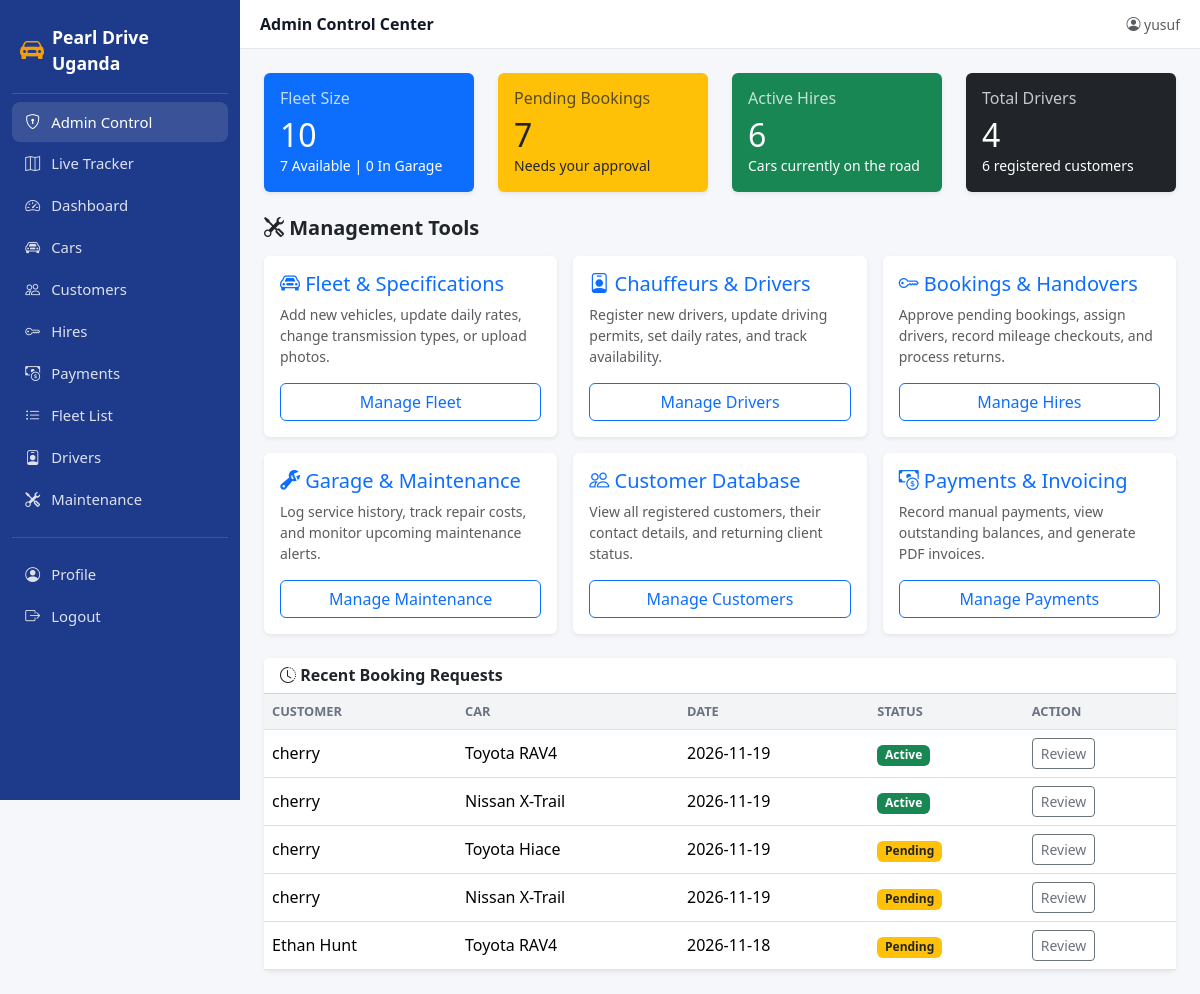
/admin_control/ (signed in), run on the app's committed database.
### car/models.py (models this page shows, shortened)
class Hiring(models.Model):
    SERVICE = [("S", "Self-drive"), ("C", "Chauffeur")]
    STATUS = [
        ("P", "Pending"),
        ("A", "Active"),
        ("C", "Completed"),
    ]
    PICKUP_CHOICES = [
        ("KLA", "Kampala Office"),
        ("EBB", "Entebbe Airport"),
        ("HTL", "Hotel Delivery"),
    ]
    hire_date = models.DateField()
    customer = models.ForeignKey(Customer, on_delete=models.CASCADE)
    car = models.ForeignKey(Car, on_delete=models.CASCADE)
    driver = models.ForeignKey(
        Driver, on_delete=models.SET_NULL,
        null=True, blank=True,
        help_text="Required for chauffeur hires",
    )
    number_of_days = models.IntegerField(default=1)
    service_type = models.CharField(max_length=1, choices=SERVICE, default="S")
    status = models.CharField(max_length=1, choices=STATUS, default="A")
    pickup_location = models.CharField(max_length=3, choices=PICKUP_CHOICES, default="KLA")
    discount_applied = models.BooleanField(default=False)
    amount_to_be_paid = models.IntegerField(editable=False, default=0)
    start_mileage = models.IntegerField(null=True, blank=True, help_text="Odometer reading at pickup")
    start_fuel = models.IntegerField(null=True, blank=True, help_text="Fuel level at pickup (%)")
    start_photo = models.ImageField(upload_to="handovers/start/", null=True, blank=True)
    end_mileage = models.IntegerField(null=True, blank=True, help_text="Odometer reading at return")
    end_fuel = models.IntegerField(null=True, blank=True, help_text="Fuel level at return (%)")
    end_photo = models.ImageField(upload_to="handovers/end/", null=True, blank=True)

class Customer(models.Model):
    customer_name = models.CharField(max_length=80)
    contact = models.CharField(max_length=50, default="N/A")
    address = models.CharField(max_length=120, default="N/A")
    email = models.EmailField(blank=True, default="")
    is_returning = models.BooleanField(default=False, help_text="Checked automatically if customer has hired before.")

class Car(models.Model):
    TRANSMISSION = [("M", "Manual"), ("A", "Automatic")]
    STATUS = [("A", "Available"), ("T", "Taken"), ("M", "Maintenance")]
    plate_no = models.CharField(max_length=50, unique=True)
    make = models.CharField(max_length=30)
    car_Model = models.CharField(max_length=50)
    capacity = models.IntegerField(null=True, blank=True)
    transmission = models.CharField(max_length=2, choices=TRANSMISSION)
    price_per_day = models.IntegerField(null=True, blank=True)
    status = models.CharField(max_length=2, choices=STATUS, default="A")
    image = models.ImageField(upload_to="cars/", null=True, blank=True)
    features = models.CharField(max_length=255, blank=True, help_text="e.g., Pop-up roof, Rooftop tent, 4x4")
    class Meta:
        verbose_name_plural = "Cars"
        ordering = ["make", "car_Model"]

### car/views.py (the view)
# urls.py: path("admin_control/", views.admin_control_view, name="admin_control_page"),
@login_required
def admin_control_view(request):
    context = {
        "total_cars": Car.objects.count(),
        "available_cars": Car.objects.filter(status="A").count(),
        "cars_in_garage": Car.objects.filter(status="M").count(),
        "total_drivers": Driver.objects.count(),
        "total_customers": Customer.objects.count(),
        "pending_hires": Hiring.objects.filter(status="P").count(),
        "active_hires": Hiring.objects.filter(status="A").count(),
        "recent_hires": Hiring.objects.order_by('-id')[:5], # Last 5 bookings
    }
    return render(request, "admin_control.html", context)

### car/templates/admin_control.html
{% extends 'base.html' %}
{% block page_title %}Admin Control Center{% endblock %}
{% block content %}
<div class="row g-4 mb-4">
  <div class="col-md-3">
    <div class="card p-3 shadow-sm border-0 bg-primary text-white">
      <h6 class="opacity-75">Fleet Size</h6>
      <h2 class="mb-0">{{ total_cars }}</h2>
      <small>{{ available_cars }} Available | {{ cars_in_garage }} In Garage</small>
    </div>
  </div>
  <div class="col-md-3">
    <div class="card p-3 shadow-sm border-0 bg-warning text-dark">
      <h6 class="opacity-75">Pending Bookings</h6>
      <h2 class="mb-0">{{ pending_hires }}</h2>
      <small>Needs your approval</small>
    </div>
  </div>
  <div class="col-md-3">
    <div class="card p-3 shadow-sm border-0 bg-success text-white">
      <h6 class="opacity-75">Active Hires</h6>
      <h2 class="mb-0">{{ active_hires }}</h2>
      <small>Cars currently on the road</small>
    </div>
  </div>
  <div class="col-md-3">
    <div class="card p-3 shadow-sm border-0 bg-dark text-white">
      <h6 class="opacity-75">Total Drivers</h6>
      <h2 class="mb-0">{{ total_drivers }}</h2>
      <small>{{ total_customers }} registered customers</small>
    </div>
  </div>
</div>
<h5 class="mb-3 fw-bold"><i class="bi bi-tools"></i> Management Tools</h5>
<div class="row g-3 mb-4">
  <div class="col-md-4">
    <div class="card shadow-sm border-0 h-100">
      <div class="card-body">
        <h5 class="card-title text-primary"><i class="bi bi-car-front"></i> Fleet & Specifications</h5>
        <p class="card-text text-muted small">Add new vehicles, update daily rates, change transmission types, or upload photos.</p>
        <a href="{% url 'add_car_page' %}" class="btn btn-outline-primary w-100">Manage Fleet</a>
      </div>
    </div>
  </div>
  <div class="col-md-4">
    <div class="card shadow-sm border-0 h-100">
      <div class="card-body">
        <h5 class="card-title text-primary"><i class="bi bi-person-badge"></i> Chauffeurs & Drivers</h5>
        <p class="card-text text-muted small">Register new drivers, update driving permits, set daily rates, and track availability.</p>
        <a href="{% url 'add_driver_page' %}" class="btn btn-outline-primary w-100">Manage Drivers</a>
      </div>
    </div>
  </div>
  <div class="col-md-4">
    <div class="card shadow-sm border-0 h-100">
      <div class="card-body">
        <h5 class="card-title text-primary"><i class="bi bi-key"></i> Bookings & Handovers</h5>
        <p class="card-text text-muted small">Approve pending bookings, assign drivers, record mileage checkouts, and process returns.</p>
        <a href="{% url 'add_hiring_page' %}" class="btn btn-outline-primary w-100">Manage Hires</a>
      </div>
    </div>
  </div>
  <div class="col-md-4">
    <div class="card shadow-sm border-0 h-100">
      <div class="card-body">
        <h5 class="card-title text-primary"><i class="bi bi-wrench-adjustable"></i> Garage & Maintenance</h5>
        <p class="card-text text-muted small">Log service history, track repair costs, and monitor upcoming maintenance alerts.</p>
        <a href="{% url 'add_maintenance_page' %}" class="btn btn-outline-primary w-100">Manage Maintenance</a>
      </div>
    </div>
  </div>
  <div class="col-md-4">
    <div class="card shadow-sm border-0 h-100">
      <div class="card-body">
        <h5 class="card-title text-primary"><i class="bi bi-people"></i> Customer Database</h5>
        <p class="card-text text-muted small">View all registered customers, their contact details, and returning client status.</p>
        <a href="{% url 'add_customer_page' %}" class="btn btn-outline-primary w-100">Manage Customers</a>
      </div>
    </div>
  </div>
  <div class="col-md-4">
    <div class="card shadow-sm border-0 h-100">
      <div class="card-body">
        <h5 class="card-title text-primary"><i class="bi bi-cash-coin"></i> Payments & Invoicing</h5>
        <p class="card-text text-muted small">Record manual payments, view outstanding balances, and generate PDF invoices.</p>
        <a href="{% url 'add_payment_page' %}" class="btn btn-outline-primary w-100">Manage Payments</a>
      </div>
    </div>
  </div>
</div>
<div class="card shadow-sm border-0">
  <div class="card-header bg-white">
    <h6 class="mb-0 fw-bold"><i class="bi bi-clock-history"></i> Recent Booking Requests</h6>
  </div>
  <div class="table-responsive">
    <table class="table table-hover align-middle mb-0">
      <thead>
        <tr>
          <th>Customer</th><th>Car</th><th>Date</th><th>Status</th><th>Action</th>
        </tr>
      </thead>
      <tbody>
        {% for hire in recent_hires %}
        <tr>
          <td>{{ hire.customer.customer_name }}</td>
          <td>{{ hire.car.make }} {{ hire.car.car_Model }}</td>
          <td>{{ hire.hire_date|date:"Y-m-d" }}</td>
          <td>
            {% if hire.status == 'P' %}<span class="badge bg-warning text-dark">Pending</span>
            {% elif hire.status == 'A' %}<span class="badge bg-success">Active</span>
            {% else %}<span class="badge bg-secondary">Completed</span>{% endif %}
          </td>
          <td>
            <a href="{% url 'add_hiring_page' %}" class="btn btn-sm btn-outline-secondary">Review</a>
          </td>
        </tr>
        {% empty %}
        <tr><td colspan="5" class="text-center text-muted py-3">No recent bookings.</td></tr>
        {% endfor %}
      </tbody>
    </table>
  </div>
</div>
{% endblock %}

### car/templates/base.html (shortened to what this page needs)
{% load static crispy_forms_tags %}
<!DOCTYPE html>
<html lang="en">
<head>
  <link href="https://cdn.jsdelivr.net/npm/bootstrap@5.3.3/dist/css/bootstrap.min.css" rel="stylesheet">
  <link href="https://cdn.jsdelivr.net/npm/bootstrap-icons@1.11.3/font/bootstrap-icons.css" rel="stylesheet">
</head>
<body>
<aside class="pdu-sidebar" id="pduSidebar">
  <a class="brand" href="{% url 'index_page' %}">
    <i class="bi bi-car-front-fill fs-4"></i>
    <span>Pearl Drive Uganda</span>
  </a>
  <nav class="nav flex-column mt-2">
    <a class="nav-link {% if request.resolver_match.url_name == 'admin_control_page' %}active{% endif %}"
       href="{% url 'admin_control_page' %}">
      <i class="bi bi-shield-lock"></i> Admin Control
    </a>
    <a class="nav-link {% if request.resolver_match.url_name == 'fleet_map_page' %}active{% endif %}"
      href="{% url 'fleet_map_page' %}">
      <i class="bi bi-map"></i> Live Tracker
    </a>
    <a class="nav-link {% if request.resolver_match.url_name == 'index_page' %}active{% endif %}"
       href="{% url 'index_page' %}">
      <i class="bi bi-speedometer2"></i> Dashboard
    </a>
    <a class="nav-link {% if request.resolver_match.url_name == 'add_car_page' %}active{% endif %}"
       href="{% url 'add_car_page' %}">
      <i class="bi bi-car-front"></i> Cars
    </a>
    <a class="nav-link {% if request.resolver_match.url_name == 'add_customer_page' %}active{% endif %}"
       href="{% url 'add_customer_page' %}">
      <i class="bi bi-people"></i> Customers
    </a>
    <a class="nav-link {% if request.resolver_match.url_name == 'add_hiring_page' %}active{% endif %}"
       href="{% url 'add_hiring_page' %}">
      <i class="bi bi-key"></i> Hires
    </a>
    <a class="nav-link {% if request.resolver_match.url_name == 'add_payment_page' %}active{% endif %}"
       href="{% url 'add_payment_page' %}">
      <i class="bi bi-cash-coin"></i> Payments
    </a>
    <a class="nav-link {% if request.resolver_match.url_name == 'car_List_page' %}active{% endif %}"
       href="{% url 'car_List_page' %}">
      <i class="bi bi-list-ul"></i> Fleet List
    </a>
    <a class="nav-link {% if request.resolver_match.url_name == 'add_driver_page' %}active{% endif %}"
       href="{% url 'add_driver_page' %}">
      <i class="bi bi-person-badge"></i> Drivers
    </a>
    <a class="nav-link {% if request.resolver_match.url_name == 'add_maintenance_page' %}active{% endif %}"
       href="{% url 'add_maintenance_page' %}">
      <i class="bi bi-tools"></i> Maintenance
    </a>
    <hr class="text-white-50 my-3">
    <a class="nav-link {% if request.resolver_match.url_name == 'profiles_page' %}active{% endif %}"
       href="{% url 'profiles_page' %}">
      <i class="bi bi-person-circle"></i> Profile
    </a>
    {% if user.is_authenticated %}
    <form method="post" action="{% url 'logout' %}" class="m-0">
      <button type="submit" class="nav-link w-100 text-start bg-transparent border-0">
        <i class="bi bi-box-arrow-right"></i> Logout
      </button>
    </form>
    {% else %}
    <a class="nav-link" href="{% url 'login' %}">
      <i class="bi bi-box-arrow-in-right"></i> Login
    </a>
    {% endif %}
  </nav>
</aside>
<div class="pdu-main">
  <header class="pdu-topbar">
    <div class="d-flex align-items-center gap-3">
      <div class="title">{% block page_title %}Dashboard{% endblock %}</div>
    </div>
    <div class="d-flex align-items-center gap-3">
      {% if user.is_authenticated %}
        <span class="text-muted small">
          <i class="bi bi-person-circle"></i> {{ user.username }}
        </span>
      {% else %}
        <a class="btn btn-sm btn-primary" href="{% url 'login' %}">Sign in</a>
        <a class="btn btn-sm btn-outline-primary" href="{% url 'sign_in_page' %}">Register</a>
      {% endif %}
    </div>
  </header>
  <main class="pdu-content">
    {% block content %}{% endblock %}
  </main>
</div>
</body>
</html>

### car/templates/base.html (style rules this page uses)
:root { --pdu-primary: #1e3a8a; --pdu-accent: #f59e0b; --pdu-bg: #f5f7fb; }
body { background: var(--pdu-bg); }
.pdu-sidebar { background: var(--pdu-primary); color: #fff; min-height: 100vh; width: 240px; position: fixed; top: 0; left: 0; padding: 1rem .75rem; z-index: 1030; transition: transform .2s ease; }
.pdu-sidebar .brand { display: flex; align-items: center; gap: .5rem; font-weight: 700; font-size: 1.1rem; padding: .5rem .5rem 1rem; border-bottom: 1px solid rgba(255,255,255,.15); color: #fff; text-decoration: none; }
.pdu-sidebar .brand i { color: var(--pdu-accent); }
.pdu-sidebar .nav-link { color: rgba(255,255,255,.85); padding: .55rem .75rem; border-radius: .5rem; margin-bottom: 2px; display: flex; align-items: center; gap: .6rem; font-size: .93rem; }
.pdu-sidebar .nav-link:hover, .pdu-sidebar .nav-link.active { background: rgba(255,255,255,.12); color: #fff; }
.pdu-sidebar .nav-link i { width: 1.1rem; text-align: center; }
.pdu-main { margin-left: 240px; min-height: 100vh; }
.pdu-topbar { background: #fff; border-bottom: 1px solid #e5e7eb; padding: .75rem 1.25rem; display: flex; align-items: center; justify-content: space-between; position: sticky; top: 0; z-index: 1020; }
.pdu-topbar .title { font-weight: 600; color: #111827; }
.pdu-content { padding: 1.5rem; }
.card { border: none; box-shadow: 0 2px 8px rgba(0,0,0,.05); }
.table thead th { background: #f3f4f6; font-size: .8rem; text-transform: uppercase; color: #6b7280; }

### data on the page
Hiring: customer.customer_name "cherry", car.make "Toyota", car.car_Model "RAV4", hire_date "2026-11-19", status "Active"
Hiring: customer.customer_name "cherry", car.make "Nissan", car.car_Model "X-Trail", hire_date "2026-11-19", status "Active"
Hiring: customer.customer_name "cherry", car.make "Toyota", car.car_Model "Hiace", hire_date "2026-11-19", status "Pending"
Hiring: customer.customer_name "cherry", car.make "Nissan", car.car_Model "X-Trail", hire_date "2026-11-19", status "Pending"
Hiring: customer.customer_name "Ethan Hunt", car.make "Toyota", car.car_Model "RAV4", hire_date "2026-11-18", status "Pending"

### other printed values
{{ user.username }} "yusuf"
{{ total_cars }} "10"
{{ available_cars }} "7"
{{ cars_in_garage }} "0"
{{ pending_hires }} "7"
{{ active_hires }} "6"
{{ total_drivers }} "4"
{{ total_customers }} "6"
